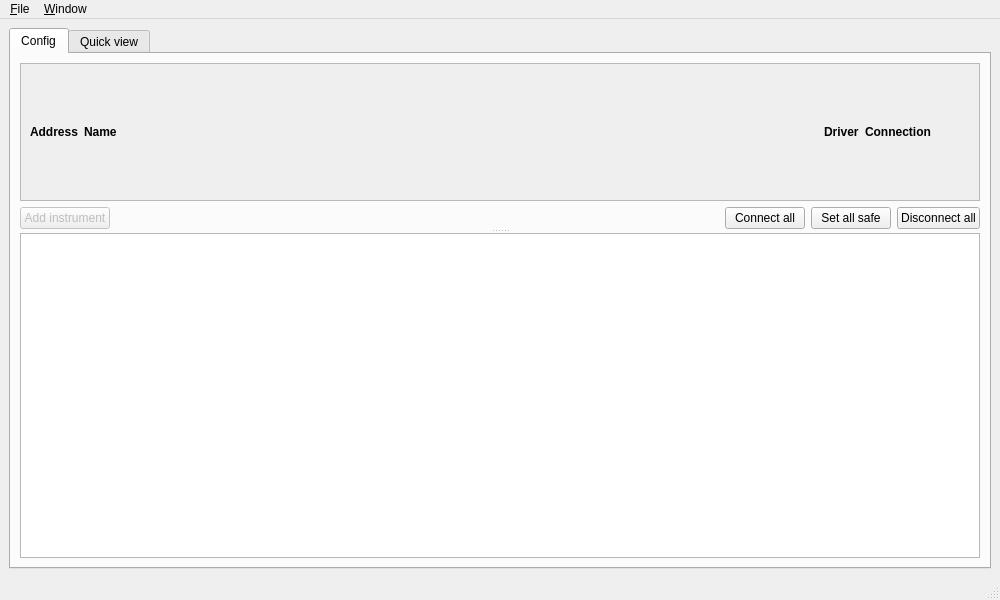
<?xml version="1.0" encoding="UTF-8"?>
<ui version="4.0">
 <author>GeneralMeasurements</author>
 <comment>Instrument Server main window (InstrumentServer). Row 0 of the `grid` layout is
the column headers; the code adds one row per instrument below it (address, name,
driver, connection light, Connect/Disconnect, Open panel). Actions are connected in
code by name: actionOpen, actionSave, actionSaveAs, actionExit, actionGeneralMeasurement.
Two tabs: Config (the table and the log) and Quick view (the code adds one block
of readings per connected instrument to `quick_blocks`, above its stretch).</comment>
 <class>InstrumentServer</class>
 <widget class="QMainWindow" name="InstrumentServer">
  <property name="geometry">
   <rect><x>0</x><y>0</y><width>1000</width><height>600</height></rect>
  </property>
  <property name="windowTitle"><string>Instrument Server</string></property>
  <widget class="QWidget" name="centralwidget">
   <layout class="QVBoxLayout" name="central_lay">
    <item>
     <widget class="QTabWidget" name="tabs">
      <property name="currentIndex"><number>0</number></property>
      <widget class="QWidget" name="config_tab">
       <attribute name="title"><string>Config</string></attribute>
       <attribute name="toolTip"><string>The instrument list: names, drivers, connections and panels</string></attribute>
       <layout class="QVBoxLayout" name="config_lay">
          <item>
           <widget class="QSplitter" name="split">
            <property name="orientation"><enum>Qt::Vertical</enum></property>
            <widget class="QWidget" name="top">
             <layout class="QVBoxLayout" name="top_lay">
              <property name="leftMargin"><number>0</number></property>
              <property name="topMargin"><number>0</number></property>
              <property name="rightMargin"><number>0</number></property>
              <property name="bottomMargin"><number>0</number></property>
              <item>
               <widget class="QScrollArea" name="table_scroll">
                <property name="widgetResizable"><bool>true</bool></property>
                <widget class="QWidget" name="table">
                 <property name="geometry"><rect><x>0</x><y>0</y><width>980</width><height>380</height></rect></property>
                 <layout class="QGridLayout" name="grid" columnstretch="0,1,0,0,0,0,0">
                  <item row="0" column="0"><widget class="QLabel" name="head_address"><property name="text"><string>&lt;b&gt;Address&lt;/b&gt;</string></property></widget></item>
                  <item row="0" column="1"><widget class="QLabel" name="head_name"><property name="text"><string>&lt;b&gt;Name&lt;/b&gt;</string></property></widget></item>
                  <item row="0" column="2"><widget class="QLabel" name="head_driver"><property name="text"><string>&lt;b&gt;Driver&lt;/b&gt;</string></property></widget></item>
                  <item row="0" column="3"><widget class="QLabel" name="head_connection"><property name="text"><string>&lt;b&gt;Connection&lt;/b&gt;</string></property></widget></item>
                  <item row="0" column="4"><widget class="QLabel" name="head_connect"><property name="text"><string/></property></widget></item>
                  <item row="0" column="5"><widget class="QLabel" name="head_safe"><property name="text"><string/></property></widget></item>
                  <item row="0" column="6"><widget class="QLabel" name="head_panel"><property name="text"><string/></property></widget></item>
                 </layout>
                </widget>
               </widget>
              </item>
              <item>
               <layout class="QHBoxLayout" name="add_row">
                <item>
                 <widget class="QPushButton" name="btn_add">
                  <property name="enabled"><bool>false</bool></property>
                  <property name="text"><string>Add instrument</string></property>
                  <property name="toolTip"><string>Not available yet: add instruments to the config file for now</string></property>
                 </widget>
                </item>
                <item><spacer name="add_stretch"><property name="orientation"><enum>Qt::Horizontal</enum></property><property name="sizeHint" stdset="0"><size><width>40</width><height>20</height></size></property></spacer></item>
                <item>
                 <widget class="QPushButton" name="btn_connect_all">
                  <property name="text"><string>Connect all</string></property>
                  <property name="toolTip"><string>Connect every instrument that isn't connected (queries only: no reset, no writes)</string></property>
                 </widget>
                </item>
                <item>
                 <widget class="QPushButton" name="btn_safe_all">
                  <property name="text"><string>Set all safe</string></property>
                  <property name="toolTip"><string>safe_state() on every connected instrument, in the config's shutdown order (asks first)</string></property>
                 </widget>
                </item>
                <item>
                 <widget class="QPushButton" name="btn_disconnect_all">
                  <property name="text"><string>Disconnect all</string></property>
                  <property name="toolTip"><string>Close every session; the instruments keep their present state</string></property>
                 </widget>
                </item>
               </layout>
              </item>
             </layout>
            </widget>
            <widget class="QTextEdit" name="log_view">
             <property name="readOnly"><bool>true</bool></property>
            </widget>
           </widget>
          </item>
       </layout>
      </widget>
      <widget class="QWidget" name="quick_tab">
       <attribute name="title"><string>Quick view</string></attribute>
       <attribute name="toolTip"><string>The readings of every connected instrument, one block each</string></attribute>
       <layout class="QVBoxLayout" name="quick_lay">
        <item>
         <layout class="QHBoxLayout" name="quick_head">
          <item>
           <widget class="QLabel" name="quick_hint">
            <property name="text"><string>Readings of the connected instruments (updated at each panel's live interval).</string></property>
            <property name="styleSheet"><string notr="true">color: palette(mid);</string></property>
           </widget>
          </item>
          <item><spacer name="quick_head_stretch"><property name="orientation"><enum>Qt::Horizontal</enum></property><property name="sizeHint" stdset="0"><size><width>40</width><height>20</height></size></property></spacer></item>
          <item>
           <widget class="QPushButton" name="btn_quick_settings">
            <property name="text"><string>Settings…</string></property>
            <property name="toolTip"><string>Choose which readings the quick view shows</string></property>
           </widget>
          </item>
         </layout>
        </item>
        <item>
         <widget class="QScrollArea" name="quick_scroll">
          <property name="widgetResizable"><bool>true</bool></property>
          <widget class="QWidget" name="quick_body">
           <property name="geometry"><rect><x>0</x><y>0</y><width>960</width><height>480</height></rect></property>
           <layout class="QVBoxLayout" name="quick_blocks">
            <item>
             <widget class="QLabel" name="quick_empty">
              <property name="text"><string>No instrument connected: connect one in the Config tab.</string></property>
              <property name="alignment"><set>Qt::AlignCenter</set></property>
              <property name="styleSheet"><string notr="true">color: palette(mid); padding: 20px;</string></property>
             </widget>
            </item>
            <item><spacer name="quick_stretch"><property name="orientation"><enum>Qt::Vertical</enum></property><property name="sizeHint" stdset="0"><size><width>10</width><height>10</height></size></property></spacer></item>
           </layout>
          </widget>
         </widget>
        </item>
       </layout>
      </widget>
     </widget>
    </item>
   </layout>
  </widget>
  <widget class="QMenuBar" name="menubar">
   <property name="geometry"><rect><x>0</x><y>0</y><width>1000</width><height>22</height></rect></property>
   <widget class="QMenu" name="menuFile">
    <property name="title"><string>&amp;File</string></property>
    <addaction name="actionOpen"/>
    <addaction name="actionSave"/>
    <addaction name="actionSaveAs"/>
    <addaction name="separator"/>
    <addaction name="actionExit"/>
   </widget>
   <widget class="QMenu" name="menuWindow">
    <property name="title"><string>&amp;Window</string></property>
    <addaction name="actionGeneralMeasurement"/>
   </widget>
   <addaction name="menuFile"/>
   <addaction name="menuWindow"/>
  </widget>
  <widget class="QStatusBar" name="statusbar"/>
  <action name="actionOpen">
   <property name="text"><string>&amp;Open…</string></property>
   <property name="shortcut"><string>Ctrl+O</string></property>
  </action>
  <action name="actionSave">
   <property name="text"><string>&amp;Save</string></property>
   <property name="shortcut"><string>Ctrl+S</string></property>
  </action>
  <action name="actionSaveAs">
   <property name="text"><string>Save &amp;as…</string></property>
   <property name="shortcut"><string>Ctrl+Shift+S</string></property>
  </action>
  <action name="actionExit">
   <property name="text"><string>E&amp;xit</string></property>
  </action>
  <action name="actionGeneralMeasurement">
   <property name="text"><string>&amp;General Measurement</string></property>
  </action>
 </widget>
 <resources/>
 <connections/>
</ui>
